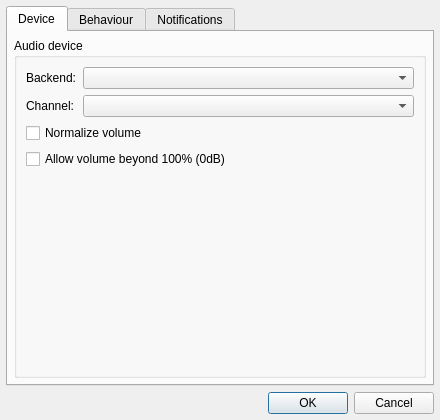
<?xml version="1.0" encoding="UTF-8"?>
<ui version="4.0">
 <class>DialogPrefs</class>
 <widget class="QDialog" name="DialogPrefs">
  <property name="geometry">
   <rect>
    <x>0</x>
    <y>0</y>
    <width>440</width>
    <height>420</height>
   </rect>
  </property>
  <property name="minimumSize">
   <size>
    <width>340</width>
    <height>280</height>
   </size>
  </property>
  <property name="windowTitle">
   <string>Preferences</string>
  </property>
  <property name="windowIcon">
   <iconset theme="preferences-system">
    <normaloff>.</normaloff>.</iconset>
  </property>
  <layout class="QVBoxLayout" name="layout">
   <property name="spacing">
    <number>6</number>
   </property>
   <property name="leftMargin">
    <number>6</number>
   </property>
   <property name="topMargin">
    <number>6</number>
   </property>
   <property name="rightMargin">
    <number>6</number>
   </property>
   <property name="bottomMargin">
    <number>6</number>
   </property>
   <item>
    <widget class="QTabWidget" name="tbwPrefs">
     <property name="currentIndex">
      <number>0</number>
     </property>
     <widget class="QWidget" name="tabDevice">
      <attribute name="title">
       <string>Device</string>
      </attribute>
      <layout class="QVBoxLayout" name="verticalLayout">
       <property name="leftMargin">
        <number>6</number>
       </property>
       <property name="topMargin">
        <number>6</number>
       </property>
       <property name="rightMargin">
        <number>6</number>
       </property>
       <property name="bottomMargin">
        <number>6</number>
       </property>
       <item>
        <widget class="QGroupBox" name="grpAudioDev">
         <property name="title">
          <string>Audio device</string>
         </property>
         <layout class="QFormLayout" name="formLayout">
          <item row="0" column="0">
           <widget class="QLabel" name="lblEngine">
            <property name="text">
             <string>Backend:</string>
            </property>
           </widget>
          </item>
          <item row="0" column="1">
           <widget class="QComboBox" name="cbxEngine"/>
          </item>
          <item row="1" column="0">
           <widget class="QLabel" name="lblChannel">
            <property name="text">
             <string>Channel:</string>
            </property>
           </widget>
          </item>
          <item row="1" column="1">
           <widget class="QComboBox" name="cbxChannel"/>
          </item>
          <item row="2" column="0" colspan="2">
           <widget class="QCheckBox" name="chkNormalize">
            <property name="text">
             <string>Normalize volume</string>
            </property>
           </widget>
          </item>
          <item row="3" column="0" colspan="2">
           <widget class="QCheckBox" name="chkIgnoreMax">
            <property name="text">
             <string>Allow volume beyond 100% (0dB)</string>
            </property>
           </widget>
          </item>
         </layout>
        </widget>
       </item>
      </layout>
     </widget>
     <widget class="QWidget" name="tabBehaviour">
      <attribute name="title">
       <string>Behaviour</string>
      </attribute>
      <layout class="QVBoxLayout" name="layBehavior" stretch="0,0,0,1">
       <property name="spacing">
        <number>6</number>
       </property>
       <property name="leftMargin">
        <number>6</number>
       </property>
       <property name="topMargin">
        <number>6</number>
       </property>
       <property name="rightMargin">
        <number>6</number>
       </property>
       <property name="bottomMargin">
        <number>6</number>
       </property>
       <item>
        <widget class="QGroupBox" name="grpMixerCmd">
         <property name="sizePolicy">
          <sizepolicy hsizetype="Preferred" vsizetype="Expanding">
           <horstretch>0</horstretch>
           <verstretch>0</verstretch>
          </sizepolicy>
         </property>
         <property name="title">
          <string>External mixer command</string>
         </property>
         <layout class="QVBoxLayout" name="verticalLayout_3">
          <property name="leftMargin">
           <number>9</number>
          </property>
          <property name="topMargin">
           <number>9</number>
          </property>
          <property name="rightMargin">
           <number>9</number>
          </property>
          <property name="bottomMargin">
           <number>9</number>
          </property>
          <item>
           <widget class="QLineEdit" name="txtMixerCmd"/>
          </item>
         </layout>
        </widget>
       </item>
       <item>
        <widget class="QGroupBox" name="grpScroll">
         <property name="sizePolicy">
          <sizepolicy hsizetype="Preferred" vsizetype="Expanding">
           <horstretch>0</horstretch>
           <verstretch>0</verstretch>
          </sizepolicy>
         </property>
         <property name="title">
          <string>Volume scrolling</string>
         </property>
         <layout class="QFormLayout" name="layScroll">
          <property name="horizontalSpacing">
           <number>6</number>
          </property>
          <property name="verticalSpacing">
           <number>6</number>
          </property>
          <property name="leftMargin">
           <number>6</number>
          </property>
          <property name="topMargin">
           <number>6</number>
          </property>
          <property name="rightMargin">
           <number>6</number>
          </property>
          <property name="bottomMargin">
           <number>6</number>
          </property>
          <item row="0" column="0">
           <widget class="QLabel" name="lblStep">
            <property name="sizePolicy">
             <sizepolicy hsizetype="Expanding" vsizetype="Expanding">
              <horstretch>0</horstretch>
              <verstretch>0</verstretch>
             </sizepolicy>
            </property>
            <property name="text">
             <string>Scroll step:</string>
            </property>
           </widget>
          </item>
          <item row="1" column="0">
           <widget class="QLabel" name="lblPageStep">
            <property name="sizePolicy">
             <sizepolicy hsizetype="Expanding" vsizetype="Expanding">
              <horstretch>0</horstretch>
              <verstretch>0</verstretch>
             </sizepolicy>
            </property>
            <property name="text">
             <string>Page step:</string>
            </property>
           </widget>
          </item>
          <item row="0" column="1">
           <widget class="QSpinBox" name="sbxStep">
            <property name="sizePolicy">
             <sizepolicy hsizetype="Minimum" vsizetype="Expanding">
              <horstretch>0</horstretch>
              <verstretch>0</verstretch>
             </sizepolicy>
            </property>
           </widget>
          </item>
          <item row="1" column="1">
           <widget class="QSpinBox" name="sbxPageStep">
            <property name="sizePolicy">
             <sizepolicy hsizetype="Minimum" vsizetype="Expanding">
              <horstretch>0</horstretch>
              <verstretch>0</verstretch>
             </sizepolicy>
            </property>
           </widget>
          </item>
         </layout>
        </widget>
       </item>
       <item>
        <widget class="QGroupBox" name="gbxMouse">
         <property name="title">
          <string>Mouse</string>
         </property>
         <layout class="QVBoxLayout" name="verticalLayout_5">
          <item>
           <widget class="QCheckBox" name="chkShowOnClick">
            <property name="text">
             <string>Show on mouse click</string>
            </property>
           </widget>
          </item>
          <item>
           <widget class="QCheckBox" name="chkMuteOnMiddleClick">
            <property name="text">
             <string>Mute on middle click</string>
            </property>
           </widget>
          </item>
         </layout>
        </widget>
       </item>
       <item>
        <spacer name="vspBehavior">
         <property name="orientation">
          <enum>Qt::Vertical</enum>
         </property>
         <property name="sizeHint" stdset="0">
          <size>
           <width>20</width>
           <height>40</height>
          </size>
         </property>
        </spacer>
       </item>
      </layout>
     </widget>
     <widget class="QWidget" name="tabNotifications">
      <attribute name="title">
       <string>Notifications</string>
      </attribute>
      <layout class="QVBoxLayout" name="verticalLayout_4">
       <item>
        <widget class="QCheckBox" name="chkNotificationsAlways">
         <property name="text">
          <string>Always notify about volume changes</string>
         </property>
        </widget>
       </item>
       <item>
        <widget class="QCheckBox" name="chkNotificationsKbd">
         <property name="text">
          <string>Notify about volume changes with keyboard</string>
         </property>
        </widget>
       </item>
       <item>
        <spacer name="vspNotifications">
         <property name="orientation">
          <enum>Qt::Vertical</enum>
         </property>
         <property name="sizeHint" stdset="0">
          <size>
           <width>20</width>
           <height>40</height>
          </size>
         </property>
        </spacer>
       </item>
      </layout>
     </widget>
    </widget>
   </item>
   <item>
    <widget class="QDialogButtonBox" name="buttonBox">
     <property name="orientation">
      <enum>Qt::Horizontal</enum>
     </property>
     <property name="standardButtons">
      <set>QDialogButtonBox::Cancel|QDialogButtonBox::Ok</set>
     </property>
    </widget>
   </item>
  </layout>
 </widget>
 <resources/>
 <connections/>
</ui>
